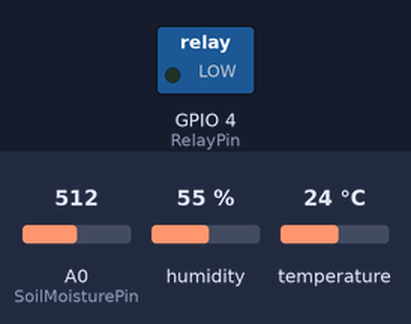
Simulated run of this sketch. Board: ESP8266 (NodeMCU). Shown: switched loads named in the sketch (green lamp = pin HIGH). The test bench sets the inputs (shaded band); at power-on: A0 (SoilMoisturePin) = 512, humidity 55 %, temperature 24 °C. WiFi joins after 1.5 s; servers stay silent unless stated; what the sketch prints to the serial monitor is not drawn.

Above: at 2.7 s.
2.8 s: A0 (SoilMoisturePin) set to 592
9.5 s: A0 (SoilMoisturePin) set to 610
At 14.9 s:
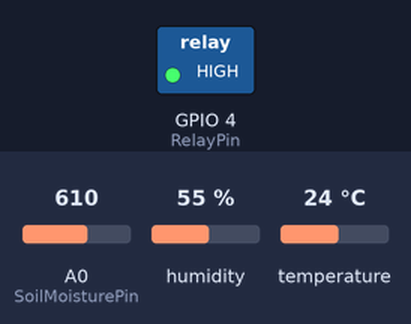
21.3 s: A0 (SoilMoisturePin) set to 590
At 22.6 s:
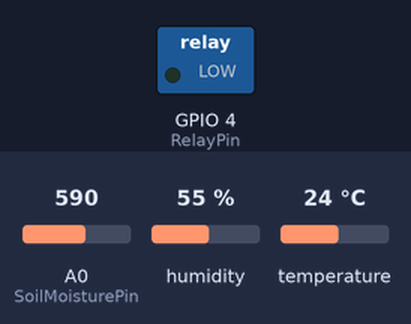
Timing chart, 0 to 24.3 s (numbered marks = the images above; inputs shaded):
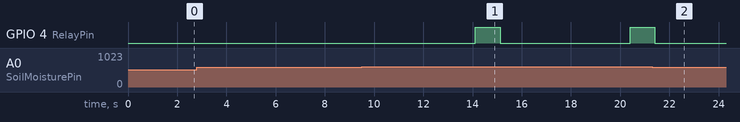

The sketch:

IoTAgricultureNodeMCU.ino
```cpp
#include <ESP8266WiFi.h>
#include <DHT.h>
//#include <ThingSpeak.h>

#define SoilMoisturePin A0  // used for Arduino and ESP8266
#define RelayPin 4  // Relay Pin
#define DHTPIN 5
#define DHTTYPE DHT11
DHT dht(DHTPIN, DHTTYPE);
WiFiClient client;

String writeApiKey = "ZD9H28GE89NGE5W5"; // Enter your Write API key from ThingSpeak
String readApiKey = "G49I8ZULFYU75XH9"; // Enter your Read API key from ThingSpeak
unsigned long myChannelNumber = 1837837;
float humidity = 0.0;
float temperature = 0.0;
float soilMoisture = 0.0;
bool pumpStatus=false;//False==OFF,True==ON

const char *ssid = "TDREnterprises"; // replace with your wifi ssid and wpa2 key
const char *pass = "TDR@1234";
const char* iotServer = "api.thingspeak.com";

void setup()
{
  Serial.begin(9600);
  pinMode(RelayPin,OUTPUT);
  dht.begin();
  delay(10);
  Serial.println("Connecting to ");
  Serial.println(ssid);
  WiFi.begin(ssid, pass);

  while (WiFi.status() != WL_CONNECTED)
  {
    delay(500);
    Serial.print(".");
  }
  Serial.println("");
  Serial.println("WiFi connected");

  //ThingSpeak.begin(client);
}

void loop()
{
  delay(2000);
  humidity = dht.readHumidity();
  temperature = dht.readTemperature();
  soilMoisture = analogRead(SoilMoisturePin);
  if (isnan(humidity) || isnan(temperature))
  {
    Serial.println("Failed to read from DHT sensor!");
    humidity=0;
    temperature=0;
    //return;
  }
  Serial.print("Humidity:");
  Serial.println(humidity);
  Serial.print("Temperature:");
  Serial.println(temperature);
  Serial.print("SoilMoisture:");
  Serial.println(soilMoisture);

  if(waterPumpManager())
  {
    digitalWrite(RelayPin, HIGH);

    pumpStatus=true;
    delay(1000);
    digitalWrite(RelayPin, LOW);

  }
  else
  {
   digitalWrite(RelayPin, LOW);
   pumpStatus=false;
  }
  sendDataToIotServer();
  delay(3000);
}
bool waterPumpManager()
{
  //write logic / function here to turn On the Pump based on Temperature, Humidity and SoilMoisture
  if(soilMoisture>600)
  {

    return true;
  }
  else
    return false;

}
void sendDataToIotServer()
{
  if (client.connect(iotServer,80)>0) // “184.106.153.149” or api.thingspeak.com
  {
    Serial.println("ThingSpeak Connected");

    String postStr = writeApiKey;
    postStr +="&field1=";//SoilMoisture
    postStr += String(soilMoisture);
    postStr +="&field2=";//Humidity
    postStr += String(humidity);
    postStr +="&field3=";//Temperature
    postStr += String(temperature);
    postStr +="&field4=";//PumpStatus
    postStr += String(pumpStatus);
    postStr += "\r\n\r\n";

    client.print("POST /update HTTP/1.1\n");
    client.print("Host: api.thingspeak.com\n");
    client.print("Connection: close\n");
    client.print("X-THINGSPEAKAPIKEY: "+writeApiKey+"\n");
    client.print("Content-Type: application/x-www-form-urlencoded\n");
    client.print("Content-Length: ");
    client.print(postStr.length());
    client.print("\n\n");
    client.print(postStr);

    Serial.println("Post String:");
    Serial.println( postStr) ;

    Serial.println("Sent to Thingspeak.");

  }
  client.stop();

}
```

Measured:
- the behaviour switches between 600 and 601 on A0 (SoilMoisturePin) (found by bisection; images 0 and 1)
- after the input at 2.8 s, every drawn part: stays the same
- after the input at 9.5 s, GPIO 4 (RelayPin): LOW → HIGH after 4.6 s, → LOW 1.0 s later, → HIGH 5.3 s later
- after the input at 21.3 s, GPIO 4 (RelayPin): goes on until 21.4 s, then stays LOW
